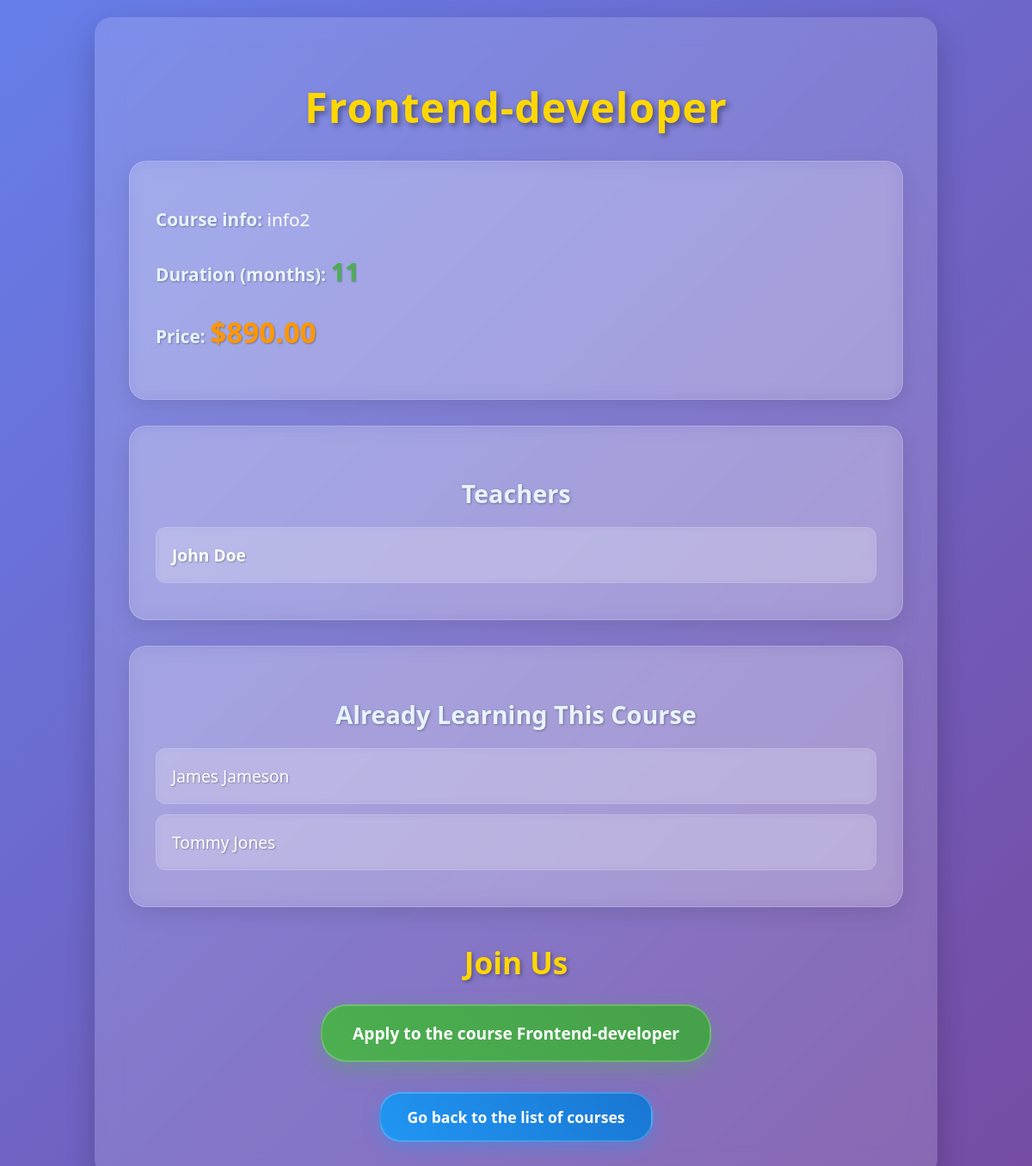
/schedule/course_details/2, run on an earlier commit of the app's database.
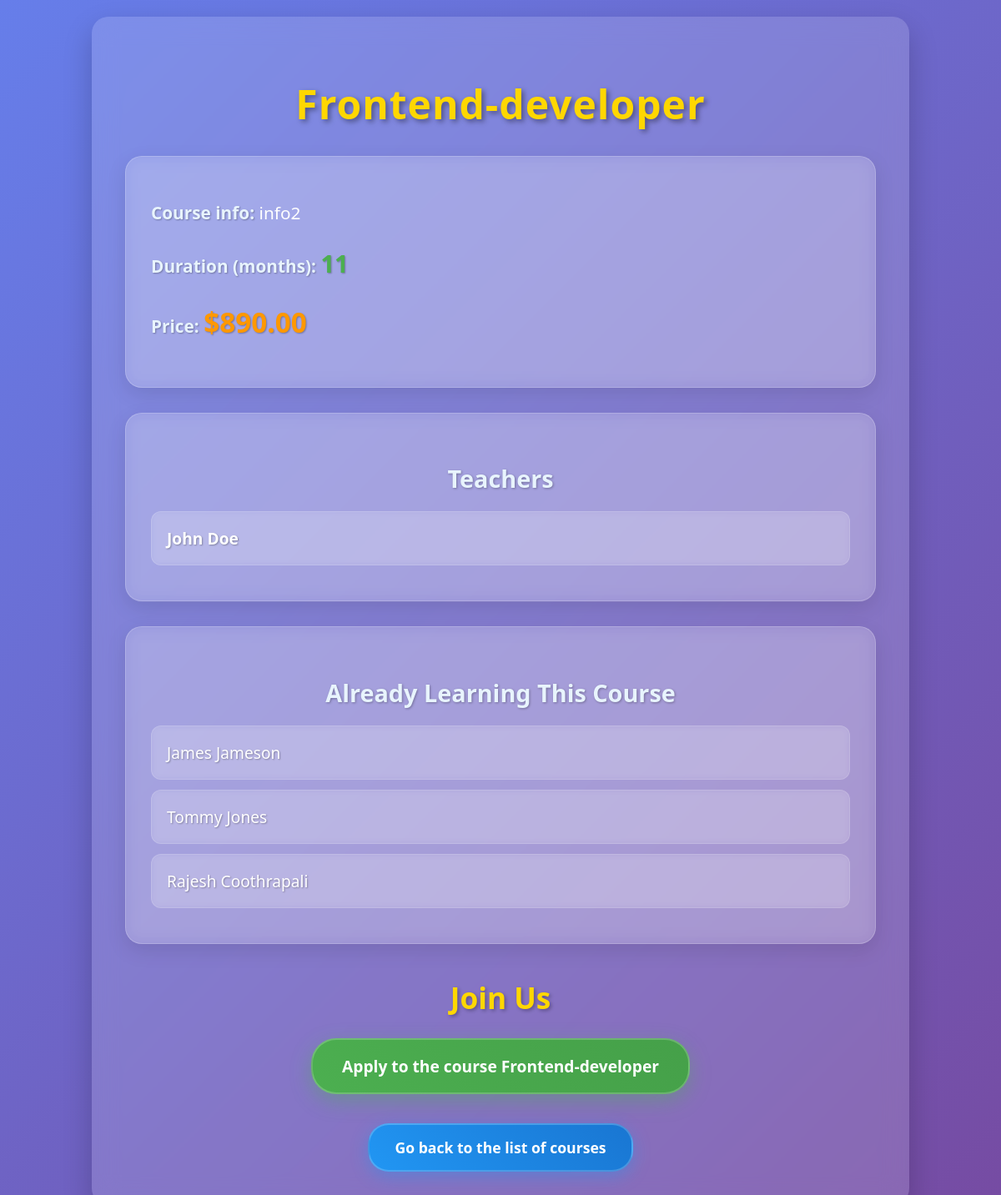
And on a later commit of the database.
### schedule/models.py (models this page shows, shortened)
class Course(models.Model):
    title = models.CharField(max_length=225)
    info = models.TextField(blank=True)
    duration_months = models.IntegerField()
    price = models.DecimalField(max_digits=6, decimal_places=2)
    teacher = models.ManyToManyField("Teacher", blank=True)

class Teacher(models.Model):
    name = models.CharField(max_length=51)
    surname = models.CharField(max_length=51)
    age = models.IntegerField()
    about = models.TextField(max_length=1000, blank=True)
    def __str__(self):
        return f'{self.name} {self.surname}'
    def get_absolute_url(self):
        return reverse(viewname="teacher_detail", kwargs={"pk": self.id})

class Student(models.Model):
    name = models.CharField(max_length=51)
    surname = models.CharField(max_length=51)
    age = models.IntegerField()
    course = models.ManyToManyField("Course", blank=True)

### schedule/views.py (the view)
# urls.py: path("course_details/<int:pk>", views.CourseDetailView.as_view(), name="course_detail"),
class CourseDetailView(generic.DetailView):
    model = models.Course
    template_name = "schedule/course_details.html"
    context_object_name = "course"

### schedule/templates/schedule/course_details.html (shortened to what this page needs)
<!DOCTYPE html>
<html lang="en">
<head>
</head>
<body style="background: linear-gradient(135deg, #667eea 0%, #764ba2 100%); font-family: 'Segoe UI', Tahoma, Geneva, Verdana, sans-serif; margin: 0; padding: 20px; min-height: 100vh; color: white;">
    <div style="max-width: 900px; margin: 0 auto; background: rgba(255, 255, 255, 0.15); padding: 40px; border-radius: 20px; backdrop-filter: blur(15px); box-shadow: 0 15px 35px rgba(0, 0, 0, 0.2);">
        <h1 style="text-align: center; font-size: 3em; margin-bottom: 30px; text-shadow: 3px 3px 6px rgba(0, 0, 0, 0.4); color: #FFD700; font-weight: 800; letter-spacing: 1px;">{{course.title}}</h1>
        <div style="background: rgba(255, 255, 255, 0.15); padding: 30px; border-radius: 20px; margin-bottom: 30px; backdrop-filter: blur(10px); border: 1px solid rgba(255, 255, 255, 0.2); box-shadow: 0 8px 25px rgba(0, 0, 0, 0.1);">
            <p style="font-size: 1.3em; margin-bottom: 20px; line-height: 1.6;"><strong style="color: #E8F4FD; font-weight: 700; text-shadow: 1px 1px 2px rgba(0, 0, 0, 0.3);">Course info:</strong> <span style="color: white; font-weight: 500;">{{course.info}}</span></p>
            <p style="font-size: 1.3em; margin-bottom: 20px; line-height: 1.6;"><strong style="color: #E8F4FD; font-weight: 700; text-shadow: 1px 1px 2px rgba(0, 0, 0, 0.3);">Duration (months):</strong> <span style="color: #4CAF50; font-weight: bold; font-size: 1.4em; text-shadow: 1px 1px 2px rgba(0, 0, 0, 0.3);">{{course.duration_months}}</span></p>
            <p style="font-size: 1.3em; margin-bottom: 20px; line-height: 1.6;"><strong style="color: #E8F4FD; font-weight: 700; text-shadow: 1px 1px 2px rgba(0, 0, 0, 0.3);">Price:</strong> <span style="color: #FF9800; font-weight: bold; font-size: 1.6em; text-shadow: 1px 1px 2px rgba(0, 0, 0, 0.3);">${{course.price}}</span></p>
        </div>
        <div style="background: rgba(255, 255, 255, 0.15); padding: 30px; border-radius: 20px; margin-bottom: 30px; backdrop-filter: blur(10px); border: 1px solid rgba(255, 255, 255, 0.2); box-shadow: 0 8px 25px rgba(0, 0, 0, 0.1);">
            <h3 style="font-size: 1.8em; margin-bottom: 20px; color: #E8F4FD; font-weight: 700; text-align: center; text-shadow: 1px 1px 3px rgba(0, 0, 0, 0.3);">Teachers</h3>
            <ul style="list-style: none; padding: 0; margin: 0;">
                {% for teacher in course.teacher.all %}
                    <li style="background: rgba(255, 255, 255, 0.1); margin: 12px 0; padding: 18px; border-radius: 12px; backdrop-filter: blur(5px); border: 1px solid rgba(255, 255, 255, 0.15); transition: all 0.3s ease;">
                        <a href={{ teacher.get_absolute_url }} style="color: white; text-decoration: none; font-size: 1.2em; font-weight: 600; display: block; text-shadow: 1px 1px 2px rgba(0, 0, 0, 0.3);">{{teacher}}</a>
                    </li>
                {% endfor %}
            </ul>
        </div>
        <div style="background: rgba(255, 255, 255, 0.15); padding: 30px; border-radius: 20px; margin-bottom: 30px; backdrop-filter: blur(10px); border: 1px solid rgba(255, 255, 255, 0.2); box-shadow: 0 8px 25px rgba(0, 0, 0, 0.1);">
            <h3 style="font-size: 1.8em; margin-bottom: 20px; color: #E8F4FD; font-weight: 700; text-align: center; text-shadow: 1px 1px 3px rgba(0, 0, 0, 0.3);">Already Learning This Course</h3>
            <ul style="list-style: none; padding: 0; margin: 0;">
                {% for student in course.student_set.all %}
                <li style="background: rgba(255, 255, 255, 0.1); margin: 12px 0; padding: 18px; border-radius: 12px; backdrop-filter: blur(5px); border: 1px solid rgba(255, 255, 255, 0.15); transition: all 0.3s ease;">
                    <p style="margin: 0; font-size: 1.2em; color: white; font-weight: 500; text-shadow: 1px 1px 2px rgba(0, 0, 0, 0.3);">{{ student.name }} {{ student.surname }}</p>
                </li>
                {% endfor %}
            </ul>
        </div>
        <div style="text-align: center; margin-top: 40px;">
            <h2 style="font-size: 2.2em; margin-bottom: 25px; color: #FFD700; text-shadow: 2px 2px 4px rgba(0, 0, 0, 0.3); font-weight: 800;">Join Us</h2>
            <a href="/schedule/add_course" style="display: inline-block; background: linear-gradient(45deg, #4CAF50, #45a049); color: white; padding: 18px 35px; text-decoration: none; border-radius: 30px; font-weight: bold; font-size: 1.2em; margin-bottom: 20px; box-shadow: 0 8px 25px rgba(76, 175, 80, 0.4); border: 2px solid rgba(255, 255, 255, 0.2);">Apply to the course {{course.title}}</a>
            <br>
            <a href="/schedule/main/" style="display: inline-block; background: linear-gradient(45deg, #2196F3, #1976D2); color: white; padding: 15px 30px; text-decoration: none; border-radius: 25px; font-weight: bold; margin-top: 15px; font-size: 1.1em; box-shadow: 0 6px 20px rgba(33, 150, 243, 0.4); border: 2px solid rgba(255, 255, 255, 0.2);">Go back to the list of courses</a>
        </div>
    </div>
</body>
</html>

What changed in the data, as far as the page shows it:
added Student: name "Rajesh", surname "Coothrapali"
